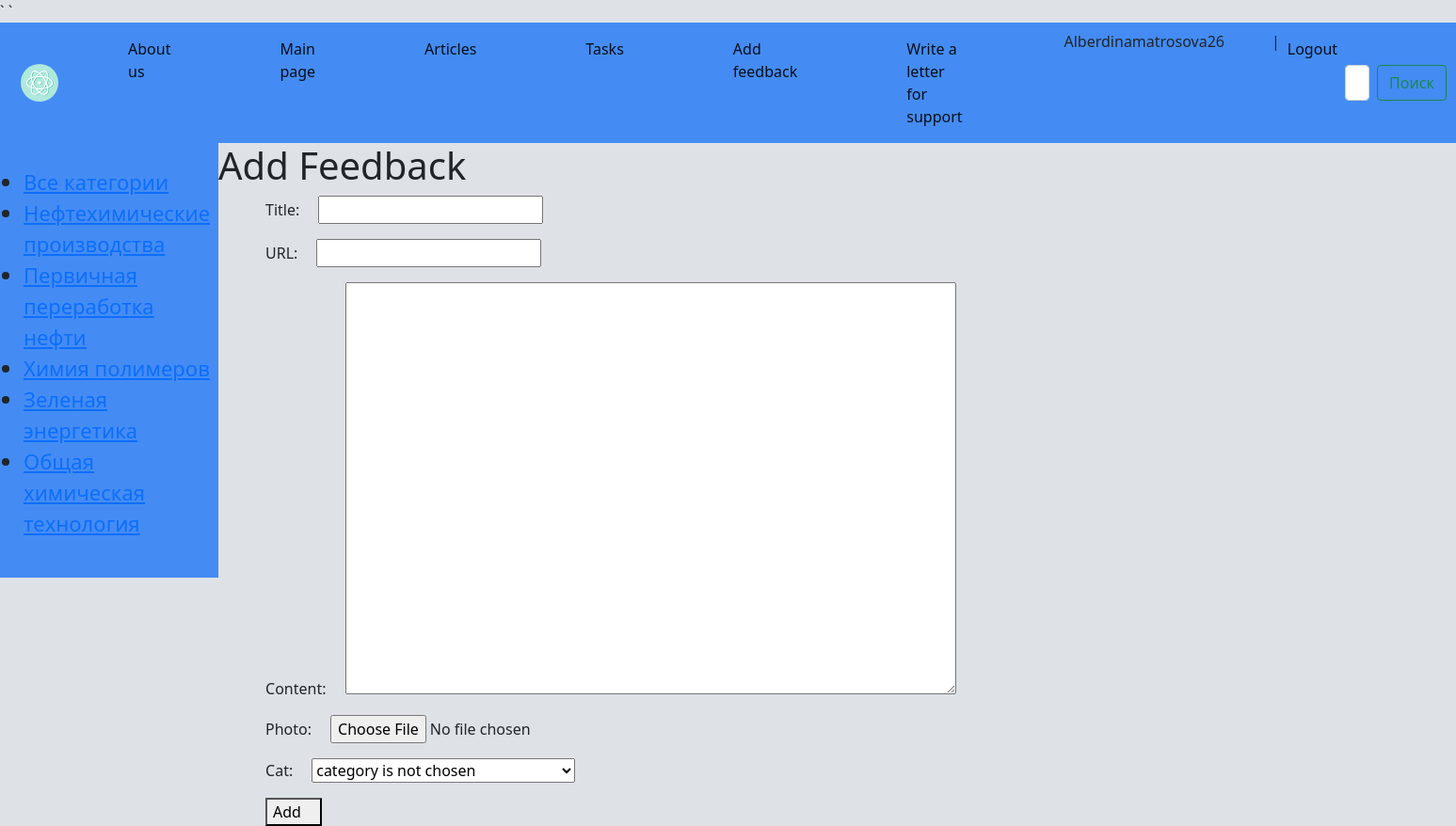
Page /add_feedback/ (signed in) on the committed database.
### basicchem/models.py (models this page shows)
class Category(models.Model):
    name = models.CharField(max_length=255, db_index=True)
    slug = models.SlugField(max_length=255, unique=True, db_index=True, verbose_name='URL')
    def __str__(self):
        return self.name
    def get_absolute_url(self):
        return reverse('category', kwargs={'cat_slug': self.slug})

### basicchem/views.py (the view)
# urls.py: path('add_feedback/', AddFeedbacks.as_view(), name='add_feedback'),
class AddFeedbacks(LoginRequiredMixin, DataMixin, CreateView):
    form_class = Addfeedback
    template_name = 'Basicchem/add_feedback.html'
    login_url = reverse_lazy('home')
    def get_context_data(self, **kwargs):
        context = super().get_context_data(**kwargs)
        c_def = self.get_user_context(title='Add Feedback')
        return dict(list(context.items()) + list(c_def.items()))

### basicchem/forms.py (shortened to what this page needs)
class Addfeedback(forms.ModelForm):
    def __init__(self, *args, **kwargs):
        super().__init__(*args, **kwargs)
        self.fields['cat'].empty_label="category is not chosen"
    class Meta:
        model = Basicchem
        fields = ['title', 'slug', 'content', 'photo', 'cat']
        widgets = {
            'title': forms.TextInput(attrs={'class': 'form-input'}),
            'content': forms.Textarea(attrs={'cols': 68, 'rows': 18}),
        }

### basicchem/utils.py (called while the page is built)
    def get_user_context(self, **kwargs):
            context = kwargs
            cats = Category.objects.all()
            user_menu = menu.copy()
            if not self.request.user.is_authenticated:
                    user_menu.pop(4)
            context['menu'] = user_menu
            context['cats'] = cats
            return context

### basicchem/templates/Basicchem/add_feedback.html (shortened to what this page needs)
{%  extends 'Basicchem/base.html' %}
{%  block content %}
<h1>{{ title }}</h1>
<form action="{% url 'add_feedback' %}" method="post" enctype="multipart/form-data">
    {% for f in form %}
    <p><label class="form_label" for="{{ f.id_for_label }}">{{ f.label }}:</label>{{ f }}</p>
    {% endfor %}
<button class='form_label' type="submit">Add</button>
</form>
{% endblock content %}

### basicchem/templates/Basicchem/base.html (shortened to what this page needs)
{% load static %}
<!DOCTYPE html>
<html lang="RU-EN">
<head>
    <link type="text/css" href="{% static 'basicchem/css/CSSbase1.css' %}" rel="stylesheet" />
	<link href="https://cdn.jsdelivr.net/npm/bootstrap@5.0.2/dist/css/bootstrap.min.css" rel="stylesheet">
</head>
<body  style="background-color: #DEE2E7;">
<div>
		<nav class="navbar navbar-expand-lg navbar-light" style="background-color: #448CF3;">
			<div class="container-fluid">
				<a class="navbar-brand" href="{% url 'home' %}"><img class = "navbarbrand" src="{% static 'basicchem/images/icon.svg' %}"> </a>
				<div class="collapse navbar-collapse" id="navbarSupportedContent">
                    {% block mainmenu %}
                    <ul class="navbar-nav me-auto mb-2 mb-lg-0">
						{% for m in menu %}
                        <li class="nav-item">
							<a class="nav-link active" aria-current="page" href="{%  url m.url_name %}">{{ m.title }}</a>
						</li>
                        {% endfor %}
                        {% if request.user.is_authenticated %}
                        <li class="nav-item" class="nav-link active" aria-current="page"> {{ user.username }}</li> | <a class="nav-link active" aria-current="page" href ="{% url 'logout' %}"> Logout</a>
					    {% else %}
					    <li class="nav-item"><a class="nav-link active" aria-current="page" href="{% url 'login' %}"> Login</a> | <a class="nav-link active" aria-current="page" href ="{% url 'registration' %}"> Register</a>
                        </li>
                        {% endif %}
                    </ul>
                    {% endblock mainmenu %}
					<form class="d-flex">
						<input class="form-control me-2" type="search" placeholder="Поиск по сайту" aria-label="Search">
						<button class="btn btn-outline-success" type="submit">Поиск</button>
					</form>
				</div>
			</div>
		</nav>
<div class="wrapper">
    {% load cache %}
    <nav id="sidebar">
        <ul class="list-unstyledcomponents">
            {% cache 500 sidebar %}
{% if cat_selected == 0 %}
            <li class="selected">Все категории</li>
{% else %}
            <li><a href={%  url "home" %}>Все категории</a></li>
{% endif %}
{% for c in cats %}
        {% if cat_selected == 0 %}
            <li class="selected">{{ c.name }}</li>
        {% else %}
            <li><a href="{{ c.get_absolute_url }}">{{ c.name }}</a></li>
        {% endif %}
{% endfor %}
        </ul>
    </nav>
    {% endcache %}
</div>
    <div style="margin-left: 15%; margin-right: 2%">
        {% block content %}
        {% endblock content %}
    </div>
</body>
</html>

### basicchem/static/basicchem/css/CSSbase1.css (style rules this page uses)
.wrapper { display: flex; align-items: stretch; background: #448CF3; width: 15%; float: left; }
.navbarbrand { width: 50px; height: 50px; padding-left: 10px; }
.nav-item { padding-right: 50px; padding-left: 50px; }
#sidebar { min-width: 250px; max-width: 250px; min-height: 100%; }
img { max-width: 600px; height: auto; }
.list-unstyledcomponents { padding: 25px 25px 25px 25px; font-size: 22px; }
.form_label { margin-left: 50px; padding-right: 20px; }

### rows in the picture
Category: name "Нефтехимические производства"
Category: name "Первичная переработка нефти"
Category: name "Химия полимеров"
Category: name "Зеленая энергетика"
Category: name "Общая химическая технология"

### other values in the picture
{{ m.title }} "About us" "Main page" "Articles" "Tasks" "Add feedback" "Write a letter for support"
{{ user.username }} "Alberdinamatrosova26"
{{ title }} "Add Feedback"
{{ f.label }} "Title" "URL" "Content" "Photo" "Cat"
